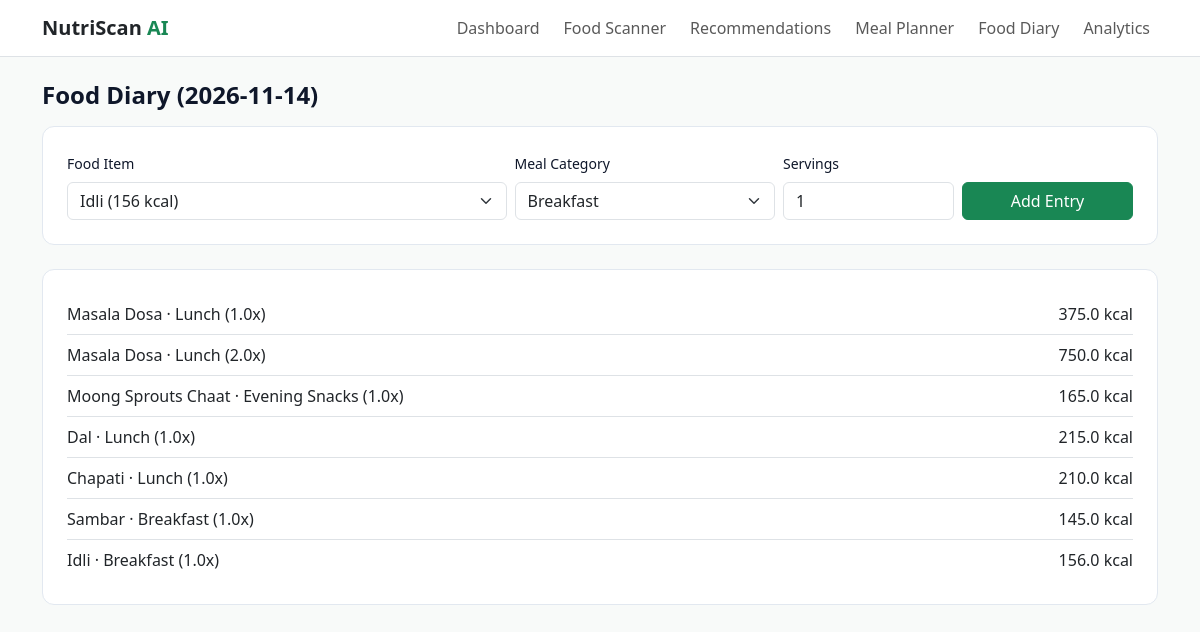
Screenshot of /food-diary with the database file from the repository.
### tables this page shows
CREATE TABLE food_diary (
      id INTEGER PRIMARY KEY AUTOINCREMENT,
      food_id TEXT NOT NULL,
      food_name TEXT NOT NULL,
      meal_category TEXT NOT NULL,
      serving_multiplier REAL NOT NULL,
      serving_label TEXT NOT NULL,
      calories REAL NOT NULL,
      protein_g REAL NOT NULL,
      carbs_g REAL NOT NULL,
      fat_g REAL NOT NULL,
      fiber_g REAL NOT NULL,
      entry_date TEXT NOT NULL,
      notes TEXT NOT NULL DEFAULT '',
      created_at TEXT NOT NULL
    );

### NutriScan_AI/app.py (the view)
@app.route("/food-diary")
def food_diary_page():
    target_date = request.args.get("date", date.today().isoformat())
    entries = database.get_diary_entries(entry_date=target_date)
    return render_template(
        "food_diary.html",
        entries=entries,
        foods=FOOD_DATASET,
        target_date=target_date,
    )

### NutriScan_AI/database.py (called while the page is built)
def get_connection() -> sqlite3.Connection:
    os.makedirs(INSTANCE_DIR, exist_ok=True)
    conn = sqlite3.connect(DB_PATH)
    conn.row_factory = sqlite3.Row
    return conn

def get_diary_entries(entry_date: Optional[str] = None, days: int = 1) -> List[Dict[str, Any]]:
    conn = get_connection()
    cur = conn.cursor()
    if entry_date:
        rows = cur.execute(
            "SELECT * FROM food_diary WHERE entry_date = ? ORDER BY id DESC",
            (entry_date,),
        ).fetchall()
    else:
        start_date = (date.today() - timedelta(days=days - 1)).isoformat()
        rows = cur.execute(
            "SELECT * FROM food_diary WHERE entry_date >= ? ORDER BY entry_date DESC, id DESC",
            (start_date,),
        ).fetchall()
    conn.close()
    return [dict(r) for r in rows]

### NutriScan_AI/templates/food_diary.html (shortened to what this page needs)
{% extends "base.html" %}
{% block content %}
<h1 class="h4 fw-bold mb-3">Food Diary ({{ target_date }})</h1>
<div class="nutri-card p-4 mb-4">
  <form id="diaryForm" class="row g-2 align-items-end">
    <div class="col-md-5">
      <label class="form-label small">Food Item</label>
      <select name="food_id" class="form-select">
        {% for f in foods %}
        <option value="{{ f.id }}">{{ f.name }} ({{ f.calories }} kcal)</option>
        {% endfor %}
      </select>
    </div>
    <div class="col-md-3">
      <label class="form-label small">Meal Category</label>
      <select name="meal_category" class="form-select">
        <option>Breakfast</option><option>Lunch</option><option>Evening Snacks</option><option>Dinner</option>
      </select>
    </div>
    <div class="col-md-2">
      <label class="form-label small">Servings</label>
      <input type="number" step="0.5" min="0.5" value="1" name="serving_multiplier" class="form-control" />
    </div>
    <div class="col-md-2">
      <button type="submit" class="btn btn-success w-100">Add Entry</button>
    </div>
  </form>
</div>
<div class="nutri-card p-4">
  {% if entries %}
    <ul class="list-group list-group-flush">
      {% for e in entries %}
      <li class="list-group-item d-flex justify-content-between px-0">
        <span>{{ e.food_name }} · {{ e.meal_category }} ({{ e.serving_multiplier }}x)</span>
        <span>{{ e.calories }} kcal</span>
      </li>
      {% endfor %}
    </ul>
  {% else %}
    <p class="text-secondary small mb-0">No diary entries recorded for {{ target_date }}.</p>
  {% endif %}
</div>
{% endblock %}

### NutriScan_AI/static/css/style.css (style rules this page uses)
body { background-color: #f8faf9; color: #0f172a; }
.nutri-card { background: #ffffff; border: 1px solid #e2e8f0; border-radius: 0.75rem; }

### rows the page displays
food_diary: food_name "Masala Dosa", meal_category "Lunch", serving_multiplier "1.0", calories "375.0"
food_diary: food_name "Masala Dosa", meal_category "Lunch", serving_multiplier "2.0", calories "750.0"
food_diary: food_name "Moong Sprouts Chaat", meal_category "Evening Snacks", serving_multiplier "1.0", calories "165.0"
food_diary: food_name "Dal", meal_category "Lunch", serving_multiplier "1.0", calories "215.0"
food_diary: food_name "Chapati", meal_category "Lunch", serving_multiplier "1.0", calories "210.0"
food_diary: food_name "Sambar", meal_category "Breakfast", serving_multiplier "1.0", calories "145.0"
food_diary: food_name "Idli", meal_category "Breakfast", serving_multiplier "1.0", calories "156.0"

### other values shown
{{ target_date }} "2026-11-14"
form field food_id "Idli (156 kcal)"
